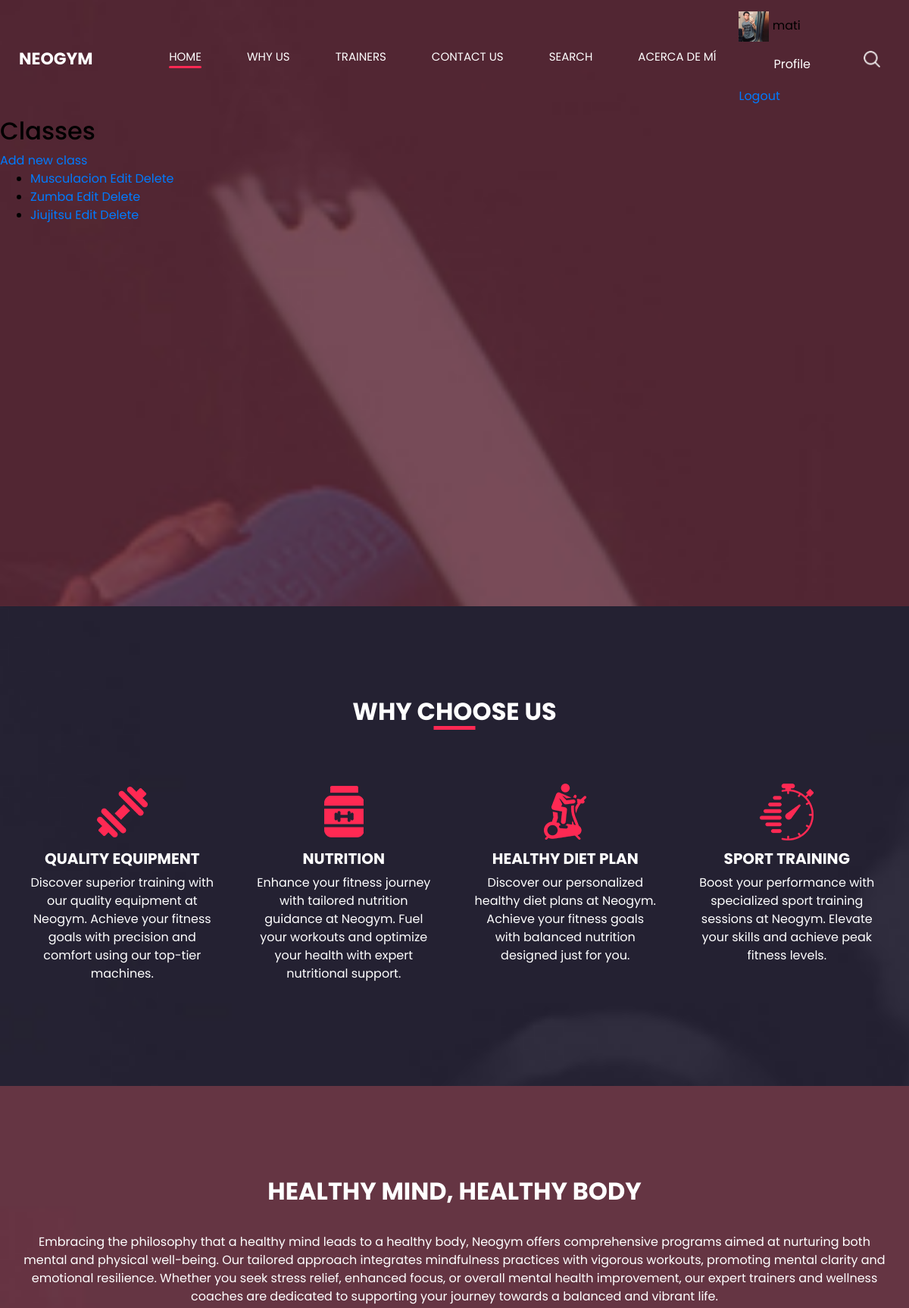
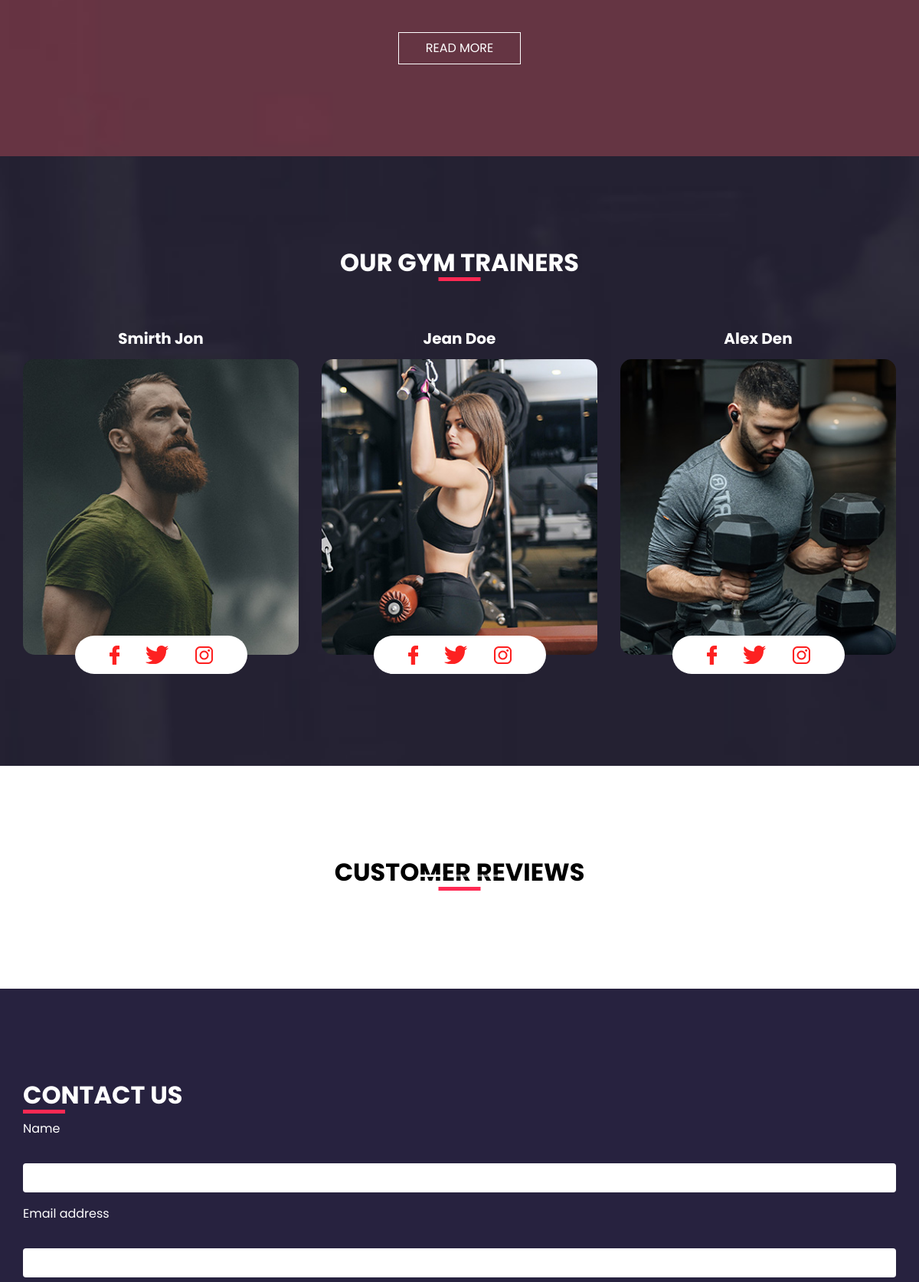
/classes/ (signed in, upper part), run on the app's committed database (2 pictures, top to bottom).
### main/models.py (models this page shows, shortened)
class Profile(models.Model):
    user = models.OneToOneField(User, on_delete=models.CASCADE)
    avatar = models.ImageField(default='default.jpg', upload_to='avatars')

class Class(models.Model):
    titulo = models.CharField(max_length=100)
    descripcion = models.TextField()
    entrenador = models.ForeignKey(Trainer, on_delete=models.CASCADE)
    miembros = models.ManyToManyField(Member)

### main/views.py (the view)
# urls.py: path('classes/', main_views.class_list, name='class_list'),
@login_required
def class_list(request):
    classes = Class.objects.all()
    return render(request, 'main/class_list.html', {'classes': classes})

### main/templates/main/class_list.html
{% extends 'main/index.html' %}
{% block content %}
  <h2>Classes</h2>
  <a href="{% url 'class_create' %}">Add new class</a>
  <ul>
    {% for class_instance in classes %}
      <li>
        <a href="{% url 'class_detail' class_instance.pk %}">{{ class_instance.titulo }}</a>
        <a href="{% url 'class_update' class_instance.pk %}">Edit</a>
        <a href="{% url 'class_delete' class_instance.pk %}">Delete</a>
      </li>
    {% endfor %}
  </ul>
{% endblock %}

### main/templates/main/index.html (shortened to what this page needs)
<!DOCTYPE html>
<html>
  <head>
    {% load static %}
    <link
      rel="stylesheet"
      type="text/css"
      href="https://cdnjs.cloudflare.com/ajax/libs/OwlCarousel2/2.3.4/assets/owl.carousel.min.css"
    />
    <link
      rel="stylesheet"
      type="text/css"
      href="{% static 'css/bootstrap.css' %}"
    />
    <link href="{% static 'css/style.css' %}" rel="stylesheet" />
    <link href="{% static 'css/responsive.css' %}" rel="stylesheet" />
  </head>
  <body>
    <div class="hero_area">
      <header class="header_section">
        <div class="container-fluid">
          <nav class="navbar navbar-expand-lg custom_nav-container">
            <a class="navbar-brand" href="{% url 'index' %}">
              <span> Neogym </span>
            </a>
            <div class="collapse navbar-collapse" id="navbarSupportedContent">
              <div
                class="d-flex ml-auto flex-column flex-lg-row align-items-center"
              >
                <ul class="navbar-nav">
                  <li class="nav-item active">
                    <a class="nav-link" href="{% url 'index' %}">Home <span class="sr-only">(current)</span></a>
                  </li>
                  <li class="nav-item">
                    <a class="nav-link" href="{% url 'why' %}"> Why us </a>
                  </li>
                  <li class="nav-item">
                    <a class="nav-link" href="{% url 'trainer' %}"> trainers</a>
                  </li>
                  <li class="nav-item">
                    <a class="nav-link" href="{% url 'contact' %}"> Contact Us</a>
                  </li>
                  <li class="nav-item">
                    <a class="nav-link" href="{% url 'search' %}"> Search </a>
                  </li>
                  <li class="nav-item">
                    <a class="nav-link" href="{% url 'about' %}"> Acerca de mí </a>
                  </li>
                </ul>
                <div class="user_option">
                  {% if user.is_authenticated %}
                  <div class="user_info">
                    <img src="{{ user.profile.avatar.url }}" alt="Avatar" height='40px' class="user_avatar">
                    <span>{{ user.username }}</span>
                    <a class="nav-link" href="{% url 'profile' %}">Profile</a>
                    <form method="post" action="{% url 'logout' %}">
                      <button type="submit" class="nav-link btn btn-link" style="padding: 0; border: none; background: none;">Logout</button>
                    </form>
                  </div>
                {% else %}
                  <a class="nav-link" href="{% url 'login' %}">Login</a>
                  <a class="nav-link" href="{% url 'register' %}">Register</a>
                {% endif %}
                  <form
                    class="form-inline my-2 my-lg-0 ml-0 ml-lg-4 mb-3 mb-lg-0"
                  >
                    <button
                      class="btn my-2 my-sm-0 nav_search-btn"
                      type="submit"
                    ></button>
                  </form>
                </div>
              </div>
            </div>
          </nav>
        </div>
      </header>
      {% block content %} {% endblock %}
    </div>
    <section class="us_section layout_padding">
      <div class="container">
        <div class="heading_container">
          <h2>Why Choose Us</h2>
        </div>
        <div class="us_container">
          <div class="row">
            <div class="col-lg-3 col-md-6">
              <div class="box">
                <div class="img-box">
                  <img src="{% static 'images/u-1.png' %}" alt="" />
                </div>
                <div class="detail-box">
                  <h5>QUALITY EQUIPMENT</h5>
                  <p>
                    Discover superior training with our quality equipment at
                    Neogym. Achieve your fitness goals with precision and
                    comfort using our top-tier machines.
                  </p>
                </div>
              </div>
            </div>
            <div class="col-lg-3 col-md-6">
              <div class="box">
                <div class="img-box">
                  <img src="{% static 'images/u-4.png' %}" alt="" />
                </div>
                <div class="detail-box">
                  <h5>NUTRITION</h5>
                  <p>
                    Enhance your fitness journey with tailored nutrition
                    guidance at Neogym. Fuel your workouts and optimize your
                    health with expert nutritional support.
                  </p>
                </div>
              </div>
            </div>
            <div class="col-lg-3 col-md-6">
              <div class="box">
                <div class="img-box">
                  <img src="{% static 'images/u-2.png' %}" alt="" />
                </div>
                <div class="detail-box">
                  <h5>HEALTHY DIET PLAN</h5>
                  <p>
                    Discover our personalized healthy diet plans at Neogym.
                    Achieve your fitness goals with balanced nutrition designed
                    just for you.
                  </p>
                </div>
              </div>
            </div>
            <div class="col-lg-3 col-md-6">
              <div class="box">
                <div class="img-box">
                  <img src="{% static 'images/u-3.png' %}" alt="" />
                </div>
                <div class="detail-box">
                  <h5>SPORT TRAINING</h5>
                  <p>
                    Boost your performance with specialized sport training
                    sessions at Neogym. Elevate your skills and achieve peak
                    fitness levels.
                  </p>
                </div>
              </div>
            </div>
          </div>
        </div>
      </div>
    </section>
    <section class="heathy_section layout_padding">
      <div class="container">
        <div class="row">
          <div class="col-md-12 mx-auto">
            <div class="detail-box">
              <h2>HEALTHY MIND, HEALTHY BODY</h2>
              <p>
                Embracing the philosophy that a healthy mind leads to a healthy
                body, Neogym offers comprehensive programs aimed at nurturing
                both mental and physical well-being. Our tailored approach
                integrates mindfulness practices with vigorous workouts,
                promoting mental clarity and emotional resilience. Whether you
                seek stress relief, enhanced focus, or overall mental health
                improvement, our expert trainers and wellness coaches are
                dedicated to supporting your journey towards a balanced and
                vibrant life.
              </p>
              <div class="btn-box">
                <a href=""> READ MORE </a>
              </div>
            </div>
          </div>
        </div>
      </div>
    </section>
    <section class="trainer_section layout_padding">
      <div class="container">
        <div class="heading_container">
          <h2>Our Gym Trainers</h2>
        </div>
        <div class="row">
          <div class="col-lg-4 col-md-6 mx-auto">
            <div class="box">
              <div class="name">
                <h5>Smirth Jon</h5>
              </div>
              <div class="img-box">
                <img src="{% static 'images/t1.jpg' %}" alt="" />
              </div>
              <div class="social_box">
                <a href="">
                  <img src="{% static 'images/facebook-logo.png' %}" alt="" />
                </a>
                <a href="">
                  <img src="{% static 'images/twitter.png' %}" alt="" />
                </a>
                <a href="">
                  <img src="{% static 'images/instagram-logo.png' %}" alt="" />
                </a>
              </div>
            </div>
          </div>
          <div class="col-lg-4 col-md-6 mx-auto">
            <div class="box">
              <div class="name">
                <h5>Jean Doe</h5>
              </div>
              <div class="img-box">
                <img src="{% static 'images/t2.jpg' %}" alt="" />
              </div>
              <div class="social_box">
                <a href="">
                  <img src="{% static 'images/facebook-logo.png' %}" alt="" />
                </a>
                <a href="">
                  <img src="{% static 'images/twitter.png' %}" alt="" />
                </a>
                <a href="">
                  <img src="{% static 'images/instagram-logo.png' %}" alt="" />
                </a>
              </div>
            </div>
          </div>
          <div class="col-lg-4 col-md-6 mx-auto">
            <div class="box">
              <div class="name">
                <h5>Alex Den</h5>
              </div>
              <div class="img-box">
                <img src="{% static 'images/t3.jpg' %}" alt="" />
              </div>
              <div class="social_box">
                <a href="">
                  <img src="{% static 'images/facebook-logo.png' %}" alt="" />
                </a>
                <a href="">
                  <img src="{% static 'images/twitter.png' %}" alt="" />
                </a>
                <a href="">
                  <img src="{% static 'images/instagram-logo.png' %}" alt="" />
                </a>
              </div>
            </div>
          </div>
        </div>
      </div>
    </section>
    <section class="review_section layout_padding">
      <div class="container">
        <div class="heading_container">
          <h2>Customer Reviews</h2>
        </div>
        <div
          id="review"
          class="carousel slide review_container"
          data-ride="carousel"
        >
          <ol class="carousel-indicators">
            <li data-target="#review" data-slide-to="0" class="active"></li>
            <li data-target="#review" data-slide-to="1"></li>
            <li data-target="#review" data-slide-to="2"></li>
          </ol>
          <a
            class="carousel-control-prev"
            href="#review"
            role="button"
            data-slide="prev"
          >
            <span class="carousel-control-prev-icon" aria-hidden="true"></span>
          </a>
          <a
            class="carousel-control-next"
            href="#review"
            role="button"
            data-slide="next"
          >
            <span class="carousel-control-next-icon" aria-hidden="true"></span>
          </a>
        </div>
      </div>
    </section>
    <section class="contact_section layout_padding">
      <div class="container">
        <div class="heading_container">
          <h2>Contact Us</h2>
        </div>
        <div class="contact_form-container">
          <div class="form-detail">
            <form action="{% url 'contact' %}" method="POST">
              <div class="form-group">
                <label for="name">Name</label>
                <input
                  type="text"
                  class="form-control"
                  id="name"
                  name="name"
                  required
                />
              </div>
              <div class="form-group">
                <label for="email">Email address</label>
                <input
                  type="email"
                  class="form-control"
                  id="email"
                  name="email"
                  required
                />
              </div>
            </form>
          </div>
        </div>
      </div>
    </section>
  </body>
</html>

### main/static/css/responsive.css (style rules this page uses)
@media (min-width: 1200px) { .container { max-width: 1170px; } }

### data on the page
Class: titulo "Musculacion"
Class: titulo "Zumba"
Class: titulo "Jiujitsu"

### other printed values
{{ user.username }} "mati"
